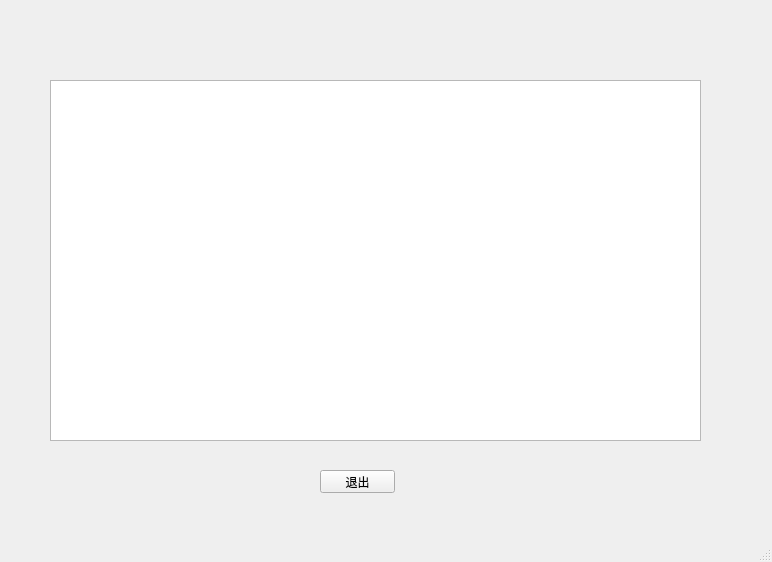
<?xml version="1.0" encoding="UTF-8"?>
<ui version="4.0">
 <class>admin</class>
 <widget class="QMainWindow" name="admin">
  <property name="geometry">
   <rect>
    <x>0</x>
    <y>0</y>
    <width>772</width>
    <height>562</height>
   </rect>
  </property>
  <property name="windowTitle">
   <string>管理员界面</string>
  </property>
  <widget class="QWidget" name="centralwidget">
   <widget class="QTableView" name="tableView">
    <property name="geometry">
     <rect>
      <x>50</x>
      <y>80</y>
      <width>651</width>
      <height>361</height>
     </rect>
    </property>
   </widget>
   <widget class="QPushButton" name="pushButton">
    <property name="geometry">
     <rect>
      <x>320</x>
      <y>470</y>
      <width>75</width>
      <height>23</height>
     </rect>
    </property>
    <property name="text">
     <string>退出</string>
    </property>
   </widget>
  </widget>
  <widget class="QMenuBar" name="menubar">
   <property name="geometry">
    <rect>
     <x>0</x>
     <y>0</y>
     <width>772</width>
     <height>23</height>
    </rect>
   </property>
  </widget>
  <widget class="QStatusBar" name="statusbar"/>
 </widget>
 <resources/>
 <connections/>
</ui>
